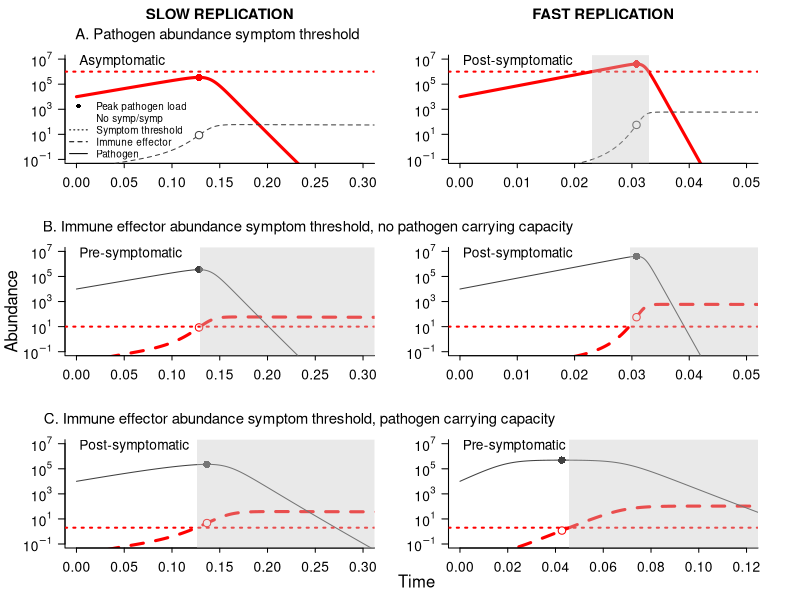
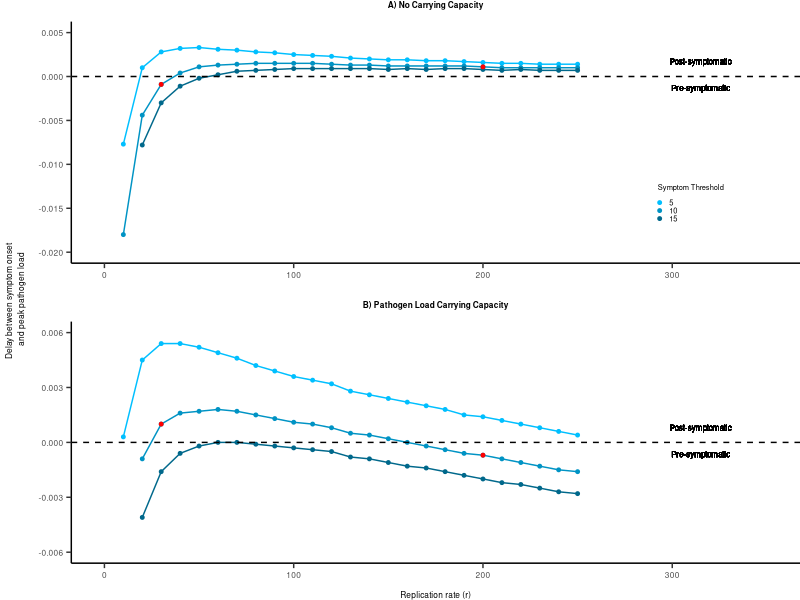
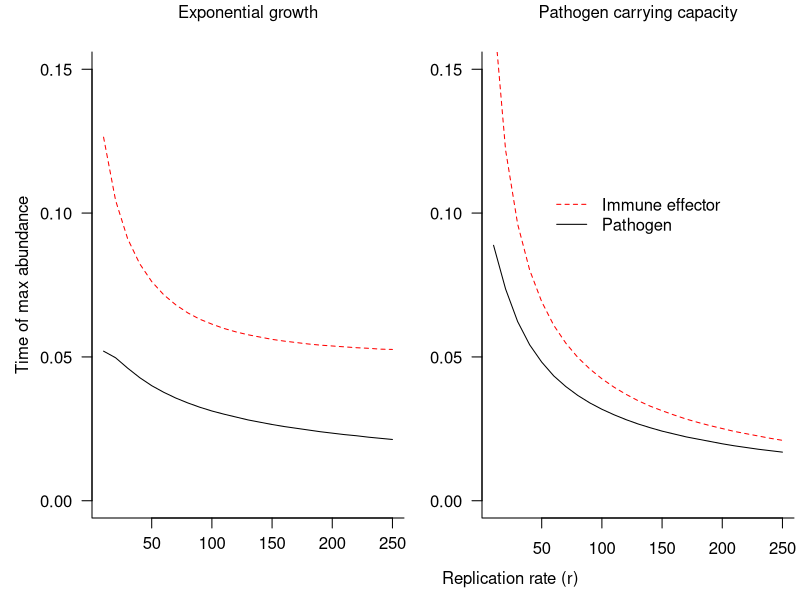

R code for these plots, in order:
## ---- chunk 1
knitr::opts_chunk$set(echo = TRUE, message = FALSE, warning = FALSE)
## ---- chunk 2
require(deSolve)
require(ggplot2)
require(gridExtra)
require(grid)
## ---- chunk 3
within.host.model <- function(t, x, params) {
  P <- x[1]
  X <- x[2]

  with(
    as.list(params),
    {
      dP <- r*P - k*X*P
      dX <- a - d*X + y*k*X*P
    
      res <- c(dP, dX)
      list(res)
    }
  ) 
}

within.host.model.cap <- function(t, x, params) {
  P <- x[1]
  X <- x[2]

  with(
    as.list(params),
    {
      dP <- r*P*(1 - P/(5*10^5)) - k*X*P
      dX <- a - d*X + y*k*X*P
    
      res <- c(dP, dX)
      list(res)
    }
  ) 
}
## ---- chunk 4
get.params <- function(k, r) {
  return(c(y=10^-4, k=k, r=r, a=1, d=.5))
}

desolve_function <- function(tstep, k, r, model, id) {
  time <- seq(0,2, by=tstep)
  params <- get.params(k, r)

  df <- data.frame(lsoda(c(P=id, X=0), time, model, 
                       params))
  
  if(any(df$P <= 0)){
    clearance <- min(which(df$P <= 0))
    df[clearance:length(time),] <- NA
  }
  
  df <- data.frame(time=time, 
                  pathogen=df$P, 
                  immune=df$X, 
                  k=k, r=r, dose=id)
  
  return(df)
}

## ---- chunk 5
peak.pathogenloadtime <- function(df) {
  peak.pl <- max(df$pathogen, na.rm=TRUE)
  return(df[which(df$pathogen==peak.pl),]$time)
}

symptom.onset <- function(df, s.compartment, thresh) {
  symptomatic <- df[which(df[s.compartment] >= thresh),]$time
  if(length(symptomatic) > 0) {
    return(min(symptomatic))
  } else {
    return(NA)
  }
}

symptom.end <- function(df, s.compartment, thresh) {
  symptomatic <- df[which(df[s.compartment] >= thresh),]$time
  if(length(symptomatic) > 0) {
    return(max(symptomatic))
  } else {
    return(NA)
  }
}

delay.calculation <- function(df, symp.thresh) {
  return(peak.pathogenloadtime(df) - symptom.onset(df, 'immune', symp.thresh))
}

## ---- chunk 6
plot.model.simulations <- function(symp.thresh, data, 
                                    cex, label,
                                    xlimlow, xlimhigh, s.compartment) {
  
  col <- 'red'
  
  time <- data$time
  path.load <- data$pathogen
  immune <- data$immune
  peak.load.time <- peak.pathogenloadtime(data)
  
  if (s.compartment == 'pathogen') {
    plot(time, path.load, col=col, xlab="", ylab="", xlim=c(xlimlow, xlimhigh), log='y',
         ylim=10^c(-1, 7), cex.lab=cex, cex.axis=cex, mgp=c(0, 1, 0), 
         yaxt='n', tck=-0.04, type="l", lwd=3, bty='l')
    lines(time, immune, col=gray(0.25), type="l", lty=2)
    points(peak.load.time, path.load[which(time==peak.load.time,)],
         cex=1.5, pch=16, col="red")
    points(peak.load.time, immune[which(time==peak.load.time,)],
         col=gray(0.25), cex=1.5, pch = 21, bg = "white")
    axis(2, cex.axis=cex, at=10^(seq(-1, 7, by=2)), 
     labels=c(expression(10^-1), 
              expression(10^1),
              expression(10^3),
              expression(10^5),
              expression(10^7)), las=2, mgp=c(0, 1, 0))
  } else {
    plot(time, immune, col=col, xlab="", ylab="", xlim=c(xlimlow, xlimhigh), log='y',
         ylim=10^c(-1,7), cex.lab=cex, cex.axis=cex, mgp=c(0, 1, 0), 
         yaxt='n', lty = 2, tck = -0.04, type="l", lwd=3, bty='l')
    lines(time, path.load, col=gray(0.25), type="l")
    points(peak.load.time, immune[which(time==peak.load.time,)],
         cex=1.5, pch = 21, col = "red", bg = "white")
    points(peak.load.time, path.load[which(time==peak.load.time,)],
         col=gray(0.25), pch=16, cex=1.5)
    axis(2, cex.axis=cex, at=10^(seq(-1, 7, by=2)), 
     labels=c(expression(10^-1), 
              expression(10^1),
              expression(10^3),
              expression(10^5),
              expression(10^7)), las=2, mgp=c(0, 1, 0))
  }
  
  abline(h=symp.thresh, lty=3, col=col, lwd=2)
  
  polygon(x=c(symptom.onset(data, 
                            s.compartment,
                            symp.thresh), 
              symptom.onset(data, 
                            s.compartment,
                            symp.thresh),
              symptom.end(data,
                          s.compartment,
                          symp.thresh),
              symptom.end(data,
                          s.compartment,
                          symp.thresh)), 
          y=10^c(-5, 10, 10, -5), 
          col=rgb(200, 200, 200, alpha=100,
                  maxColorValue=255),
          border = NA)
  
  text(0.01 * (xlimhigh - xlimlow) + xlimlow, 10^(.85 * (8)) + 10^-1, 
       labels=label, cex=cex, adj=0)
}

data.lowreplication.nocap <- desolve_function(tstep=10^-4, 
                            k=3.5, r=30, model=within.host.model, id=10^4)
data.highreplication.nocap <- desolve_function(tstep=10^-4, 
                             k=3.5, r=200, model=within.host.model, id=10^4) 

data.lowreplication.cap <- desolve_function(tstep=10^-4, 
                            k=3.5, r=30, model=within.host.model.cap, id=10^4)
data.highreplication.cap <- desolve_function(tstep=10^-4, 
                             k=3.5, r=200, model=within.host.model.cap, id=10^4) 

path.symp.thresh <- 10^6
immune.sympthresh <- 10
immune.pathcap.sympthresh <- 2
cex <- 1.25
cex_labels <- 0.9

{
  par(mfrow=c(3, 2), oma=c(0, 2.5, 1.75, 0), mai=c(0.52, 0.32, 0.32, 0.42))
    
  plot.model.simulations(symp.thresh = path.symp.thresh,
                         data = data.lowreplication.nocap, 
                         cex = cex, 
                         label = "Asymptomatic", 
                         xlimlow = 0, xlimhigh = 0.3, 
                         s.compartment = 'pathogen')
  
  legend(-0.01, 10^4.2, legend=c('Peak pathogen load', 
                             'No symp/symp',
                             'Symptom threshold',
                             'Immune effector', 
                             'Pathogen'
                           ), 
         lty=c(NA, NA, 3, 2, 1), pch=c(16, NA, NA, NA, NA), bty="n",
         xpd=TRUE, cex=0.9)
  
  mtext(text="SLOW REPLICATION", font=2, side=3, line=2.5, cex=cex_labels)
  
  mtext(text="A. Pathogen abundance symptom threshold", side=3, line=1, 
        cex=cex_labels, adj=0.4)
  
  plot.model.simulations(symp.thresh = path.symp.thresh, 
                         data = data.highreplication.nocap, 
                         cex = cex, 
                         label = "Post-symptomatic", 
                         xlimlow = 0, xlimhigh = 0.05, 
                         s.compartment = 'pathogen')
  
  mtext(text="FAST REPLICATION", font=2, side=3, line=2.5, cex=cex_labels)
  
  plot.model.simulations(symp.thresh = immune.sympthresh, 
                         data = data.lowreplication.nocap, 
                         cex = cex, 
                         label = "Pre-symptomatic", 
                         xlimlow = 0, xlimhigh = 0.3, 
                         s.compartment = 'immune')
  
  mtext(text="B. Immune effector abundance symptom threshold, no pathogen carrying capacity", 
        side=3, line=1, cex=cex_labels, adj=0.1)
  
  plot.model.simulations(symp.thresh = immune.sympthresh, 
                         data = data.highreplication.nocap, 
                         cex = cex, 
                         label = "Post-symptomatic", 
                         xlimlow = 0, xlimhigh = 0.05, 
                         s.compartment = 'immune')
  
  plot.model.simulations(symp.thresh = immune.pathcap.sympthresh, 
                         data = data.lowreplication.cap, 
                         cex = cex, 
                         label = "Post-symptomatic",
                         xlimlow = 0, xlimhigh = 0.3, 
                         s.compartment = 'immune')
  
  mtext(text="C. Immune effector abundance symptom threshold, pathogen carrying capacity", 
        side=3, line=1, cex=cex_labels, adj=0.105)
  
  plot.model.simulations(symp.thresh = immune.pathcap.sympthresh, 
                         data = data.highreplication.cap, 
                         cex = cex, 
                         label = "Pre-symptomatic", 
                         xlimlow = 0, xlimhigh = 0.12, 
                         s.compartment = 'immune')
  
  mtext("Time", side=1, line=-1.75, outer=TRUE, adj=0.5)
  mtext("Abundance", side=2, line=1, outer=TRUE)
}
## ---- chunk 7
get.delays.df <- function(data, param.vals, symp.thresh, var_name) {
  delays.df <- data.frame(placeholder_name=integer(), 
                          delay.symponset.peakload=integer())
  
  names(delays.df)[names(delays.df) == "placeholder_name"] <- var_name
  
  for (v in param.vals) {
    df <- data[data[var_name]==v,]
    delay.symponset.peakload <- delay.calculation(df, symp.thresh)
    dftoadd <- data.frame(v, delay.symponset.peakload)
    names(dftoadd)= c(var_name, "delay.symponset.peakload")
    delays.df <- rbind(delays.df, dftoadd)
  }
  
  delays.df$symp.thresh = symp.thresh
  
  return(delays.df)
}

r_vals <- seq(10, 250, by=10)

varyingr.nocap <- data.frame(k= 3.5, r=r_vals, dose=10^5)
varyingr.nocap <- do.call(rbind, mapply(desolve_function, 
                                  tstep=10^-4, 
                                  k=varyingr.nocap$k, 
                                  r=varyingr.nocap$r, 
                                  id=varyingr.nocap$dose,                                  
                                  MoreArgs=list(model=within.host.model),
                                  SIMPLIFY = FALSE))

varyingr.cap <- data.frame(k= 7, r=r_vals, dose=10^5)
varyingr.cap <- do.call(rbind, mapply(desolve_function, 
                                  tstep=10^-4, 
                                  k=varyingr.cap$k, 
                                  r=varyingr.cap$r, 
                                  id=varyingr.cap$dose,                                  
                                  MoreArgs=list(model=within.host.model.cap),
                                  SIMPLIFY = FALSE))

delays.byr.lowsympthresh.nocap <- get.delays.df(data=varyingr.nocap, 
                                          param.vals=r_vals,
                                          symp.thresh=5, 
                                          var_name="r")

delays.byr.medsympthresh.nocap <- get.delays.df(data=varyingr.nocap, 
                                          param.vals=r_vals,
                                          symp.thresh=10, 
                                          var_name="r")

delays.byr.highsympthresh.nocap <- get.delays.df(data=varyingr.nocap, 
                                          param.vals=r_vals,
                                          symp.thresh=15, 
                                          var_name="r")

delays.byr.lowsympthresh.cap <- get.delays.df(data=varyingr.cap, 
                                          param.vals=r_vals,
                                          symp.thresh=1, 
                                          var_name="r")

delays.byr.medsympthresh.cap <- get.delays.df(data=varyingr.cap, 
                                          param.vals=r_vals,
                                          symp.thresh=2, 
                                          var_name="r")

delays.byr.highsympthresh.cap <- get.delays.df(data=varyingr.cap, 
                                          param.vals=r_vals,
                                          symp.thresh=3, 
                                          var_name="r")

plot.varyingr <- function(delaysbyr1, delaysbyr2, delaysbyr3, size, ylow, yhigh,
                          xlow, xhigh) {
  highlighted_points <- delaysbyr2[delaysbyr2$r==30 | delaysbyr2$r==200,]
  
  return(ggplot(delaysbyr1, aes(x=r, y=delay.symponset.peakload, 
                         color = as.character(symp.thresh))) + theme_classic() +
    theme(
          plot.title = element_text(hjust = 0.5, vjust = 3, size=size,
                                    face="bold"), 
          plot.margin = unit(c(0.05, 0, 0, -0.05),"in"),
          axis.title.y = element_text(margin = margin(r=4), size=size),
          axis.title.x = element_text(margin = margin(t=8), size=size),
          axis.text.x = element_text(size=size, margin = margin(t=2)),
          axis.text.y = element_text(size=size, margin = margin(r=2)),
          axis.ticks.length=unit(0.05, "in"),
          legend.key.size = unit(0.001, "in"),
          legend.text = element_text(size=size * .9),
          legend.title = element_text(size=size * .9),
          legend.position = c(0.85, 0.25)) +
      ylim(ylow, yhigh) + 
    xlim(xlow, xhigh) +
  geom_point(size=1) + 
    geom_line() + geom_point(data=delaysbyr2, size=1) + 
    geom_line(data=delaysbyr2) + geom_point(data=delaysbyr3, size=1) +
    geom_line(data=delaysbyr3) +
  geom_hline(yintercept=0, linetype="dashed", color="black") +
    geom_point(data=highlighted_points, aes(x=r, y=delay.symponset.peakload), color="red", size=1)) 
}

cols <- colorRampPalette(c("deepskyblue", "deepskyblue4"))
cols <- cols(3)

plot.varyingr.nocap <- plot.varyingr(delays.byr.lowsympthresh.nocap, 
              delays.byr.medsympthresh.nocap, 
              delays.byr.highsympthresh.nocap, 
              size=6, 
              ylow=-.02, 
              yhigh=.005, 
              xlow=0, 
              xhigh=350) + 
  ggtitle("A) No Carrying Capacity") + 
  xlab("") +
  ylab("") +
  geom_text(aes(x=315, y=-0.0013, label = "Pre-symptomatic"),
                color="black", size=2) +
  geom_text(aes(x=315, y=0.0017, label = "Post-symptomatic"),
                color="black", size=2) +
  scale_color_manual(name="Symptom Threshold", values = c("5"= cols[1], 
                                                          "10"= cols[2], 
                                                          "15"= cols[3]),
                     limits=c("5", "10", "15"))
  

plot.varyingr.cap <- plot.varyingr(delays.byr.lowsympthresh.cap,
              delays.byr.medsympthresh.cap, 
              delays.byr.highsympthresh.cap, 
              size=6, 
              ylow=-.006, 
              yhigh=.006, 
              xlow=0, 
              xhigh=350) + 
  ggtitle("B) Pathogen Load Carrying Capacity") +
  xlab("Replication rate (r)") + 
  ylab("") +
  geom_text(aes(x=315, y=-0.00065, label = "Pre-symptomatic"),
                color="black", size=2) +
  geom_text(aes(x=315, y=0.0008, label = "Post-symptomatic"),
                color="black", size=2) + 
  scale_color_manual(name="Symptom Threshold", values = c("1"= cols[1], 
                                                          "2"= cols[2], 
                                                          "3"= cols[3])) +
  theme(legend.position="none")

grid.arrange(plot.varyingr.nocap, plot.varyingr.cap, nrow=2, 
             left=textGrob("Delay between symptom onset \n and peak pathogen load",
             gp = gpar(fontsize = 6),
             rot=90))
## ---- chunk 8
peak.immunetime <- function(df) {
  peak.immune <- max(df$immune, na.rm=TRUE)
  return(df[which(df$immune==peak.immune),]$time)
}

get.peaktimes.df <- function(data) {
  peaktimes.df <- data.frame()
  
  for (r in r_vals) {
    df <- data[data$r==r,]
    pathogen.peaktime <- peak.pathogenloadtime(df)
    immune.peaktime <- peak.immunetime(df)
    dftoadd <- data.frame(r, pathogen.peaktime, immune.peaktime)
    peaktimes.df <- rbind(peaktimes.df, dftoadd)
  }
  
  return(peaktimes.df)
}

peaktimes.cap <- get.peaktimes.df(varyingr.cap)
peaktimes.nocap <- get.peaktimes.df(varyingr.nocap)

{
  par(mfrow=c(1, 2), mai=c(0.82, 0.72, 0.52, 0.06), oma=c(0, 1, 0, 0))
  
  plot(pathogen.peaktime ~ r, data=peaktimes.cap, ylim=c(0, 0.15), type="l",
       xlab="", ylab="", yaxt="n", bty="l", 
       mgp=c(2.25, 0.75, 0))
  axis(2, las=2)
  mtext("Time of max abundance", 2, line=3)
  lines(immune.peaktime ~ r, data=peaktimes.cap, col="red", lty=2)
  
  mtext("Exponential growth", side=3, line=1.5)
  
  mtext("Replication rate (r)", side=1, line=2.5, adj=2)
  
  plot(pathogen.peaktime ~ r, data=peaktimes.nocap, ylim=c(0, 0.15), type="l",
       xlab="", ylab="", yaxt="n", bty="l")
  axis(2, las=2)
  lines(immune.peaktime ~ r, data=peaktimes.nocap, col="red", lty=2)
  
  mtext("Pathogen carrying capacity", side=3, line=1.5)
  
  legend(50, 0.11, legend=c('Immune effector',
                             'Pathogen'), 
         lty=c(2, 1), col=c("red", "black"), bty="n")
}
